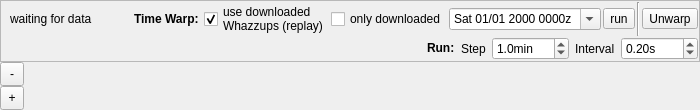
  <widget class="QWidget" name="centralwidget">
   <layout class="QVBoxLayout" name="verticalLayout">
    <property name="spacing">
     <number>0</number>
    </property>
    <property name="margin" stdset="0">
     <number>0</number>
    </property>
    <item>
     <widget class="QFrame" name="framePredict">
      <property name="sizePolicy">
       <sizepolicy hsizetype="Preferred" vsizetype="Maximum">
        <horstretch>0</horstretch>
        <verstretch>0</verstretch>
       </sizepolicy>
      </property>
      <property name="frameShape">
       <enum>QFrame::StyledPanel</enum>
      </property>
      <property name="frameShadow">
       <enum>QFrame::Raised</enum>
      </property>
      <layout class="QVBoxLayout" name="verticalLayout_2">
       <property name="spacing">
        <number>1</number>
       </property>
       <property name="topMargin">
        <number>1</number>
       </property>
       <property name="rightMargin">
        <number>1</number>
       </property>
       <property name="bottomMargin">
        <number>1</number>
       </property>
       <item>
        <layout class="QHBoxLayout" name="horizontalLayout_3">
         <property name="spacing">
          <number>2</number>
         </property>
         <item>
          <widget class="QLabel" name="lblWarpInfo">
           <property name="text">
            <string>waiting for data</string>
           </property>
          </widget>
         </item>
         <item>
          <spacer name="horizontalSpacer">
           <property name="orientation">
            <enum>Qt::Horizontal</enum>
           </property>
           <property name="sizeHint" stdset="0">
            <size>
             <width>40</width>
             <height>20</height>
            </size>
           </property>
          </spacer>
         </item>
         <item>
          <widget class="QLabel" name="label_3">
           <property name="font">
            <font>
             <bold>true</bold>
            </font>
           </property>
           <property name="text">
            <string>Time Warp: </string>
           </property>
          </widget>
         </item>
         <item>
          <widget class="QCheckBox" name="cbUseDownloaded">
           <property name="toolTip">
            <string>Use Whazzups from &quot;/downloaded&quot; directory (&quot;Preferences/Save Whazzups&quot;). This allows accurate replay of past timespans. Use together with &quot;Preferences/Save Screenshots&quot; if you like...</string>
           </property>
           <property name="text">
            <string>use downloaded
Whazzups (replay)</string>
           </property>
           <property name="checked">
            <bool>true</bool>
           </property>
          </widget>
         </item>
         <item>
          <widget class="QCheckBox" name="cbOnlyUseDownloaded">
           <property name="toolTip">
            <string>will not jump to times where no downloaded Whazzup is available (disables any prediction - just the pure, real playback).</string>
           </property>
           <property name="text">
            <string>only downloaded</string>
           </property>
          </widget>
         </item>
         <item>
          <widget class="QDateTimeEdit" name="dateTimePredict">
           <property name="styleSheet">
            <string notr="true">* {
  padding-right: 5px;
}</string>
           </property>
           <property name="wrapping">
            <bool>true</bool>
           </property>
           <property name="displayFormat">
            <string>ddd MM/dd yyyy HHmm'z'</string>
           </property>
           <property name="calendarPopup">
            <bool>true</bool>
           </property>
           <property name="timeSpec">
            <enum>Qt::UTC</enum>
           </property>
          </widget>
         </item>
         <item>
          <widget class="QToolButton" name="tbRunPredict">
           <property name="toolTip">
            <string>Toggle Run: Makes time run from selected time.</string>
           </property>
           <property name="text">
            <string>run</string>
           </property>
           <property name="icon">
            <iconset resource="../Resources.qrc">
             <normaloff>:/icons/images/step16.png</normaloff>:/icons/images/step16.png</iconset>
           </property>
           <property name="iconSize">
            <size>
             <width>22</width>
             <height>22</height>
            </size>
           </property>
           <property name="checkable">
            <bool>true</bool>
           </property>
          </widget>
         </item>
         <item>
          <widget class="Line" name="line">
           <property name="orientation">
            <enum>Qt::Vertical</enum>
           </property>
          </widget>
         </item>
         <item>
          <widget class="QToolButton" name="tbDisablePredict">
           <property name="toolTip">
            <string>Exit Time Warp. Return to reality.</string>
           </property>
           <property name="text">
            <string>Unwarp</string>
           </property>
           <property name="icon">
            <iconset resource="../Resources.qrc">
             <normaloff>:/icons/images/timewarpExit16.png</normaloff>:/icons/images/timewarpExit16.png</iconset>
           </property>
           <property name="toolButtonStyle">
            <enum>Qt::ToolButtonTextUnderIcon</enum>
           </property>
          </widget>
         </item>
        </layout>
       </item>
       <item>
        <widget class="QWidget" name="widgetRunPredict" native="true">
         <layout class="QHBoxLayout" name="horizontalLayout_2">
          <property name="margin" stdset="0">
           <number>0</number>
          </property>
          <item>
           <spacer name="horizontalSpacer_2">
            <property name="orientation">
             <enum>Qt::Horizontal</enum>
            </property>
            <property name="sizeHint" stdset="0">
             <size>
              <width>40</width>
              <height>20</height>
             </size>
            </property>
           </spacer>
          </item>
          <item>
           <widget class="QLabel" name="label_5">
            <property name="text">
             <string>&lt;b&gt;Run:&lt;/b&gt;</string>
            </property>
           </widget>
          </item>
          <item>
           <widget class="QLabel" name="label_4">
            <property name="text">
             <string>Step</string>
            </property>
           </widget>
          </item>
          <item>
           <widget class="QDoubleSpinBox" name="dsRunPredictStep">
            <property name="sizePolicy">
             <sizepolicy hsizetype="Maximum" vsizetype="Fixed">
              <horstretch>0</horstretch>
              <verstretch>0</verstretch>
             </sizepolicy>
            </property>
            <property name="toolTip">
             <string>Increase time by &lt;this value&gt; each &lt;interval&gt;. Select '0' for realtime (starts from now and time will be linked to real time).</string>
            </property>
            <property name="specialValueText">
             <string>realtime</string>
            </property>
            <property name="accelerated">
             <bool>true</bool>
            </property>
            <property name="prefix">
             <string/>
            </property>
            <property name="suffix">
             <string>min</string>
            </property>
            <property name="decimals">
             <number>1</number>
            </property>
            <property name="minimum">
             <double>0.100000000000000</double>
            </property>
            <property name="maximum">
             <double>120.000000000000000</double>
            </property>
            <property name="singleStep">
             <double>0.200000000000000</double>
            </property>
            <property name="value">
             <double>1.000000000000000</double>
            </property>
           </widget>
          </item>
          <item>
           <widget class="QLabel" name="label_6">
            <property name="text">
             <string>Interval</string>
            </property>
           </widget>
          </item>
          <item>
           <widget class="QDoubleSpinBox" name="spinRunPredictInterval">
            <property name="toolTip">
             <string>Jump to next time each &lt;this value&gt; seconds.</string>
            </property>
            <property name="accelerated">
             <bool>true</bool>
            </property>
            <property name="suffix">
             <string>s</string>
            </property>
            <property name="decimals">
             <number>2</number>
            </property>
            <property name="minimum">
             <double>0.010000000000000</double>
            </property>
            <property name="maximum">
             <double>1000.000000000000000</double>
            </property>
            <property name="singleStep">
             <double>0.100000000000000</double>
            </property>
            <property name="value">
             <double>0.200000000000000</double>
            </property>
           </widget>
          </item>
         </layout>
        </widget>
       </item>
      </layout>
     </widget>
    </item>
    <item>
     <widget class="QToolButton" name="tbZoomOut">
      <property name="minimumSize">
       <size>
        <width>24</width>
        <height>24</height>
       </size>
      </property>
      <property name="maximumSize">
       <size>
        <width>24</width>
        <height>24</height>
       </size>
      </property>
      <property name="baseSize">
       <size>
        <width>24</width>
        <height>24</height>
       </size>
      </property>
      <property name="contextMenuPolicy">
       <enum>Qt::CustomContextMenu</enum>
      </property>
      <property name="toolTip">
       <string>Zoom out. Long click to zoom continuously. Right click to zoom to earth orbit.</string>
      </property>
      <property name="text">
       <string>-</string>
      </property>
      <property name="icon">
       <iconset resource="../Resources.qrc">
        <normaloff>:/icons/images/viewmag-16.png</normaloff>:/icons/images/viewmag-16.png</iconset>
      </property>
      <property name="autoRepeat">
       <bool>true</bool>
      </property>
      <property name="autoRepeatDelay">
       <number>100</number>
      </property>
      <property name="popupMode">
       <enum>QToolButton::InstantPopup</enum>
      </property>
     </widget>
    </item>
    <item>
     <widget class="QToolButton" name="tbZoomIn">
      <property name="minimumSize">
       <size>
        <width>24</width>
        <height>24</height>
       </size>
      </property>
      <property name="maximumSize">
       <size>
        <width>24</width>
        <height>24</height>
       </size>
      </property>
      <property name="baseSize">
       <size>
        <width>24</width>
        <height>24</height>
       </size>
      </property>
      <property name="contextMenuPolicy">
       <enum>Qt::CustomContextMenu</enum>
      </property>
      <property name="toolTip">
       <string>Zoom in. Long click to zoom continuously. Right click to zoom to earth orbit.</string>
      </property>
      <property name="text">
       <string>+</string>
      </property>
      <property name="icon">
       <iconset resource="../Resources.qrc">
        <normaloff>:/icons/images/viewmag+16.png</normaloff>:/icons/images/viewmag+16.png</iconset>
      </property>
      <property name="autoRepeat">
       <bool>true</bool>
      </property>
      <property name="autoRepeatDelay">
       <number>100</number>
      </property>
      <property name="popupMode">
       <enum>QToolButton::InstantPopup</enum>
      </property>
     </widget>
    </item>
   </layout>
  </widget>
